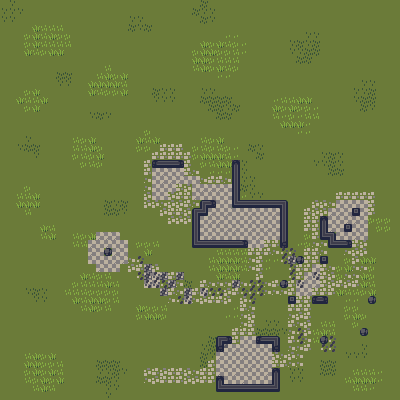

This game map was drawn from its Tiled (.tmx) file and the tilesets committed beside it. A one-line description and the trimmed map source follow:
An orthogonal 50x50 tile map with 8x8 px tiles, 5 tile layers (Plain Grass, Plants, Flooring, WallShadow, ...), 2 tilesets.

<map version="1.2" tiledversion="1.3.4" orientation="orthogonal" renderorder="right-down" width="50" height="50" tilewidth="8" tileheight="8" infinite="0" nextlayerid="9" nextobjectid="77">
 <editorsettings>
  <export target="walls.tmx" format="tmx" />
 </editorsettings>
 <tileset firstgid="1" source="garden.tsx" />
 <tileset firstgid="41" source="Walls.tsx" />
 <layer id="2" name="Plain Grass" width="50" height="50">
  <data>[2500 cells, 2500 non-empty, 1 distinct tile ids]</data>
 </layer>
 <layer id="3" name="Plants" width="50" height="50">
  <data>[2500 cells, 403 non-empty, 7 distinct tile ids]</data>
 </layer>
 <layer id="4" name="Flooring" width="50" height="50">
  <data>[2500 cells, 276 non-empty, 15 distinct tile ids]</data>
 </layer>
 <layer id="6" name="WallShadow" width="50" height="50">
  <data>[2500 cells, 175 non-empty, 25 distinct tile ids]</data>
 </layer>
 <layer id="5" name="Walls" width="50" height="50">
  <data>[2500 cells, 206 non-empty, 22 distinct tile ids]</data>
 </layer>
</map>
